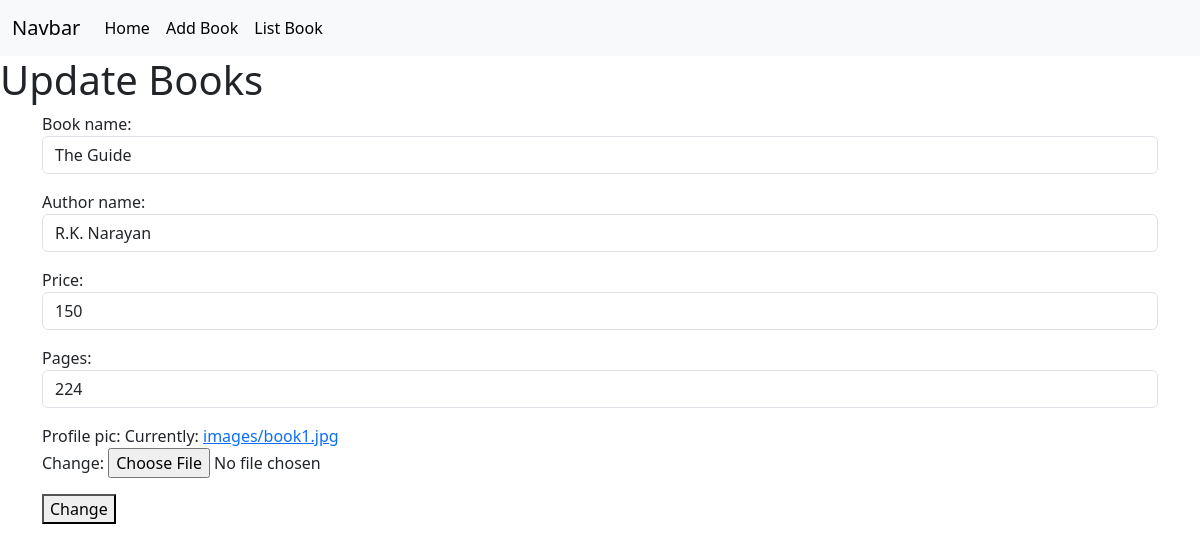
Screenshot of /book/1/change with the database file from the repository.
### myapps/models.py (models this page shows, shortened)
class Books(models.Model):
    book_name=models.CharField(max_length=200)
    author_name=models.CharField(max_length=200)
    price=models.PositiveIntegerField()
    pages=models.PositiveIntegerField()
    profile_pic=models.ImageField(upload_to="images",null=True)

### myapps/views.py (the view, shortened to what this page needs)
# urls.py: path('book/<int:pk>/change',views.BookUpdateView.as_view(),name="book-edit"),
class BookUpdateView(View):
    def get(self,request,*args,**kwargs):
        id=kwargs.get("pk")
        obj=Books.objects.get(id=id)
        form=BookModelForm(instance=obj)
        return render(request,"book_edit.html",{"form":form})

### myapps/forms.py
class BookModelForm(forms.ModelForm):
    class Meta:
        model=Books
        fields="__all__"
        widgets={
            "book_name":forms.TextInput(attrs={"class":"form-control"}),
            "author_name":forms.TextInput(attrs={"class":"form-control"}),
            "price":forms.NumberInput(attrs={"class":"form-control"}),
            "pages":forms.NumberInput(attrs={"class":"form-control"})
        }

### myapps/templates/book_edit.html (shortened to what this page needs)
{%extends 'base.html'%}
{%block body_block%}
<h1>Update Books</h1>
    <div class="container">
        <form action="" method="post" enctype="multipart/form-data">
            {{form.as_p}}
            <button type="submit">Change</button>
        </form>
    </div>
{%endblock%}

### rows the page displays
Books: book_name "The Guide", author_name "R.K. Narayan", price "150", pages "224"
